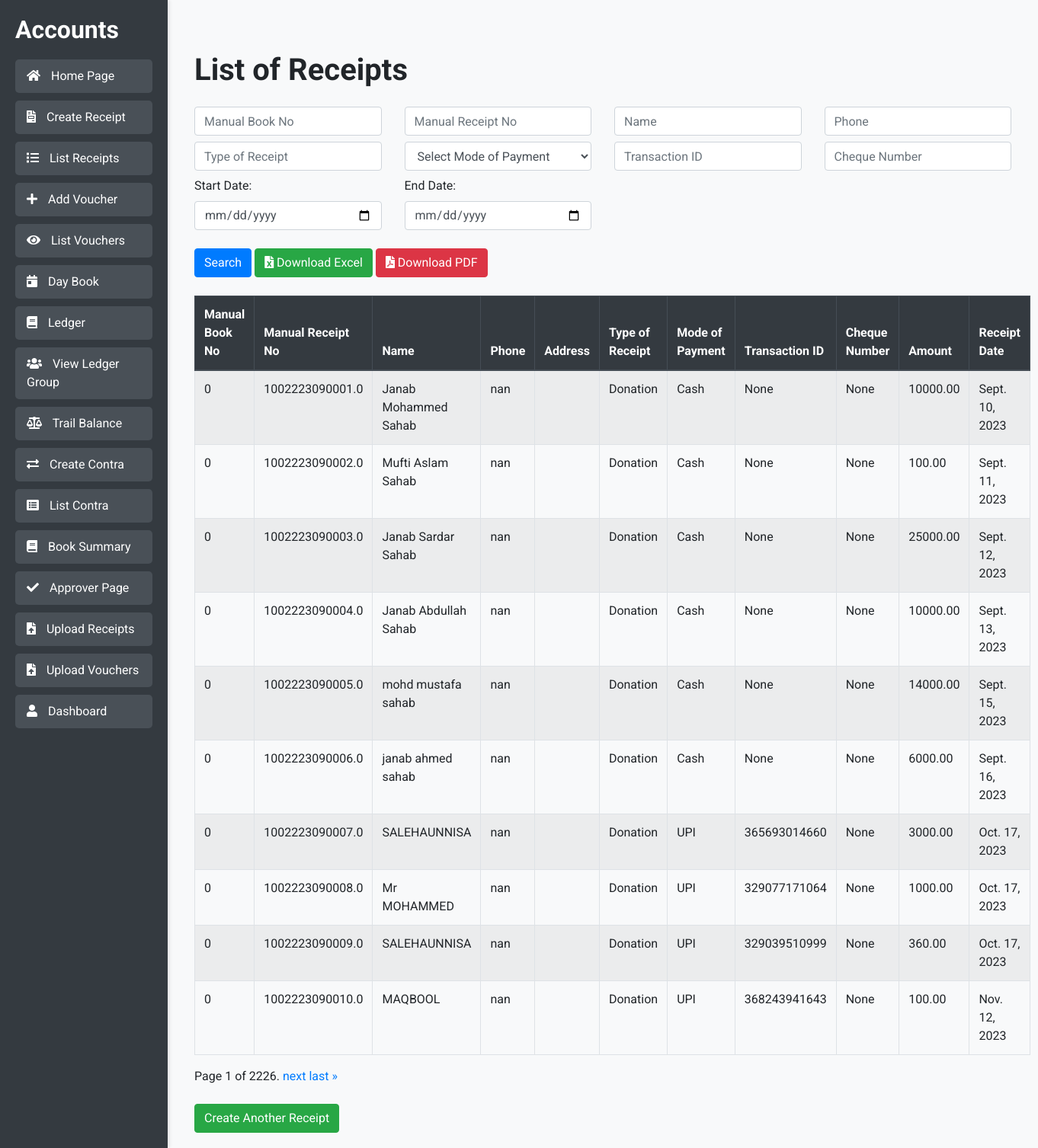
Screenshot of /list-receipts/ (signed in) with the database file from the repository.
### accounts/models.py (models this page shows)
class Receipt(models.Model):
    PAYMENT_CHOICES = [
        ('Cash', 'Cash'),
        ('UPI', 'UPI'),
        ('Bank Transfer', 'Bank Transfer'),
        ('Cheque', 'Cheque'),
    ]
    TYPE_CHOICES = [
        ('Donation', 'Donation'),
        ('Sadqa', 'Sadqa'),
        ('Zakat', 'Zakat'),
        ('Atiya', 'Atiya'),
        ('Fidiya', 'Fidiya'),
        ('Tasdeeq-Nama', 'Tasdeeq-Nama'),
        ('Isala-e-Sawab', 'Isala-e-Sawab'),
        ('Payment Return', 'Payment Return'),  # Added Payment Return
        ('Salary Return', 'Salary Return'),    # Added Salary Return
    ]
    manual_book_no = models.PositiveIntegerField(blank=True, null=True)
    manual_receipt_no = models.CharField(max_length=15, blank=True, null=True)
    name = models.CharField(max_length=100, blank=True, null=True)
    phone = models.CharField(max_length=20, blank=True, null=True)
    address = models.CharField(max_length=300, blank=True, null=True)
    type_of_receipt = models.CharField(max_length=50, choices=TYPE_CHOICES, default='Donation')
    mode_of_payment = models.CharField(max_length=20, choices=PAYMENT_CHOICES, default='Cash')
    transaction_id = models.CharField(max_length=15, blank=True, null=True)
    cheque_number = models.CharField(max_length=15, blank=True, null=True)
    amount = models.DecimalField(max_digits=10, decimal_places=2, validators=[MinValueValidator(0)])
    receipt_date = models.DateField(default=date.today)
    class Meta:
        unique_together = ('manual_book_no', 'manual_receipt_no')

### accounts/views.py (the view)
# urls.py: path('list-receipts/', views.list_receipts, name='list_receipts'),
@login_required
def list_receipts(request):
    receipts = Receipt.objects.all()
    manual_book_no = request.GET.get('manual_book_no')
    if manual_book_no:
        receipts = receipts.filter(manual_book_no__icontains=manual_book_no)
    manual_receipt_no = request.GET.get('manual_receipt_no')
    if manual_receipt_no:
        receipts = receipts.filter(manual_receipt_no__icontains=manual_receipt_no)
    name = request.GET.get('name')
    if name:
        receipts = receipts.filter(name__icontains=name)
    phone = request.GET.get('phone')
    if phone:
        receipts = receipts.filter(phone__icontains=phone)
    type_of_receipt = request.GET.get('type_of_receipt')
    if type_of_receipt:
        receipts = receipts.filter(type_of_receipt__icontains=type_of_receipt)
    mode_of_payment = request.GET.get('mode_of_payment')
    if mode_of_payment:
        receipts = receipts.filter(mode_of_payment__icontains=mode_of_payment)
    transaction_id = request.GET.get('transaction_id')
    if transaction_id:
        receipts = receipts.filter(transaction_id__icontains=transaction_id)
    cheque_number = request.GET.get('cheque_number')
    if cheque_number:
        receipts = receipts.filter(cheque_number__icontains=cheque_number)
    start_date = request.GET.get('start_date')
    end_date = request.GET.get('end_date')
    if start_date and end_date:
        receipts = receipts.filter(receipt_date__range=[start_date, end_date])
    paginator = Paginator(receipts, 10)  # Show 10 receipts per page
    page_number = request.GET.get('page')
    page_obj = paginator.get_page(page_number)
    context = {
        'page_obj': page_obj,
        'manual_book_no': manual_book_no,
        'manual_receipt_no': manual_receipt_no,
        'name': name,
        'phone': phone,
        'type_of_receipt': type_of_receipt,
        'mode_of_payment': mode_of_payment,
        'transaction_id': transaction_id,
        'cheque_number': cheque_number,
        'start_date': start_date,
        'end_date': end_date,
    }
    return render(request, 'list_receipts.html', context)

### accounts/templates/list_receipts.html (shortened to what this page needs)
{% extends 'base.html' %}
{% block content %}
<div class="container mt-5">
    <h1 class="mb-4">List of Receipts</h1>
    <form id="searchForm" method="get" class="mb-4">
        <div class="row">
            <div class="col-md-3 mb-2">
                <input type="text" name="manual_book_no" class="form-control" placeholder="Manual Book No" value="{{ request.GET.manual_book_no }}">
            </div>
            <div class="col-md-3 mb-2">
                <input type="text" name="manual_receipt_no" class="form-control" placeholder="Manual Receipt No" value="{{ request.GET.manual_receipt_no }}">
            </div>
            <div class="col-md-3 mb-2">
                <input type="text" name="name" class="form-control" placeholder="Name" value="{{ request.GET.name }}">
            </div>
            <div class="col-md-3 mb-2">
                <input type="text" name="phone" class="form-control" placeholder="Phone" value="{{ request.GET.phone }}">
            </div>
            <div class="col-md-3 mb-2">
                <input type="text" name="type_of_receipt" class="form-control" placeholder="Type of Receipt" value="{{ request.GET.type_of_receipt }}">
            </div>
            <div class="col-md-3 mb-2">
                <select name="mode_of_payment" class="form-control">
                    <option value="">Select Mode of Payment</option>
                </select>
            </div>
            <div class="col-md-3 mb-2">
                <input type="text" name="transaction_id" class="form-control" placeholder="Transaction ID" value="{{ request.GET.transaction_id }}">
            </div>
            <div class="col-md-3 mb-2">
                <input type="text" name="cheque_number" class="form-control" placeholder="Cheque Number" value="{{ request.GET.cheque_number }}">
            </div>
            <div class="col-md-3 mb-2">
                <label for="start_date" class="form-label">Start Date:</label>
                <input type="date" id="start_date" name="start_date" class="form-control" value="{{ request.GET.start_date }}">
            </div>
            <div class="col-md-3 mb-2">
                <label for="end_date" class="form-label">End Date:</label>
                <input type="date" id="end_date" name="end_date" class="form-control" value="{{ request.GET.end_date }}">
            </div>
        </div>
        <div class="mt-3">
            <button type="submit" class="btn btn-primary">Search</button>
            <button type="submit" name="download_format" value="excel" class="btn btn-success">
                <i class="fas fa-file-excel"></i> Download Excel
            </button>
            <button type="submit" name="download_format" value="pdf" class="btn btn-danger">
                <i class="fas fa-file-pdf"></i> Download PDF
            </button>
        </div>
    </form>
    <table class="table table-striped table-bordered">
        <thead class="thead-dark">
            <tr>
                <th>Manual Book No</th>
                <th>Manual Receipt No</th>
                <th>Name</th>
                <th>Phone</th>
                <th>Address</th>
                <th>Type of Receipt</th>
                <th>Mode of Payment</th>
                <th>Transaction ID</th>
                <th>Cheque Number</th>
                <th>Amount</th>
                <th>Receipt Date</th>
            </tr>
        </thead>
        <tbody>
            {% for receipt in page_obj %}
            <tr>
                <td>{{ receipt.manual_book_no }}</td>
                <td>{{ receipt.manual_receipt_no }}</td>
                <td>{{ receipt.name }}</td>
                <td>{{ receipt.phone }}</td>
                <td>{{ receipt.address }}</td>
                <td>{{ receipt.type_of_receipt }}</td>
                <td>{{ receipt.get_mode_of_payment_display }}</td>
                <td>{{ receipt.transaction_id }}</td>
                <td>{{ receipt.cheque_number }}</td>
                <td>{{ receipt.amount }}</td>
                <td>{{ receipt.receipt_date }}</td>
            </tr>
            {% empty %}
            <tr>
                <td colspan="11" class="text-center">No receipts found</td>
            </tr>
            {% endfor %}
        </tbody>
    </table>
    <div class="pagination">
        <span class="step-links">
            <span class="current">
                Page {{ page_obj.number }} of {{ page_obj.paginator.num_pages }}.
            </span>
            {% if page_obj.has_next %}
                <a href="?page={{ page_obj.next_page_number }}{% if request.GET %}&{{ request.GET.urlencode }}{% endif %}">next</a>
                <a href="?page={{ page_obj.paginator.num_pages }}{% if request.GET %}&{{ request.GET.urlencode }}{% endif %}">last &raquo;</a>
            {% endif %}
        </span>
    </div>
    <div class="mt-4">
        <a href="{% url 'create_receipt' %}" class="btn btn-success">Create Another Receipt</a>
    </div>
</div>
{% endblock %}

### accounts/templates/base.html (style rules this page uses)
body { background: #f8f9fa; font-family: 'Roboto', sans-serif; }
.main-content h1 { font-family: 'Roboto', sans-serif; font-weight: 700; margin-bottom: 20px; }

### rows the page displays
Receipt: manual_book_no "0", manual_receipt_no "1002223090001.0", name "Janab Mohammed Sahab", phone "nan", type_of_receipt "Donation", mode_of_payment "Cash", transaction_id "None", cheque_number "None", amount "10000.00", receipt_date "Sept. 10, 2023"
Receipt: manual_book_no "0", manual_receipt_no "1002223090002.0", name "Mufti Aslam Sahab", phone "nan", type_of_receipt "Donation", mode_of_payment "Cash", transaction_id "None", cheque_number "None", amount "100.00", receipt_date "Sept. 11, 2023"
Receipt: manual_book_no "0", manual_receipt_no "1002223090003.0", name "Janab Sardar Sahab", phone "nan", type_of_receipt "Donation", mode_of_payment "Cash", transaction_id "None", cheque_number "None", amount "25000.00", receipt_date "Sept. 12, 2023"
Receipt: manual_book_no "0", manual_receipt_no "1002223090004.0", name "Janab Abdullah Sahab", phone "nan", type_of_receipt "Donation", mode_of_payment "Cash", transaction_id "None", cheque_number "None", amount "10000.00", receipt_date "Sept. 13, 2023"
Receipt: manual_book_no "0", manual_receipt_no "1002223090005.0", name "mohd mustafa sahab", phone "nan", type_of_receipt "Donation", mode_of_payment "Cash", transaction_id "None", cheque_number "None", amount "14000.00", receipt_date "Sept. 15, 2023"
Receipt: manual_book_no "0", manual_receipt_no "1002223090006.0", name "janab ahmed sahab", phone "nan", type_of_receipt "Donation", mode_of_payment "Cash", transaction_id "None", cheque_number "None", amount "6000.00", receipt_date "Sept. 16, 2023"
Receipt: manual_book_no "0", manual_receipt_no "1002223090007.0", name "SALEHAUNNISA", phone "nan", type_of_receipt "Donation", mode_of_payment "UPI", transaction_id "365693014660", cheque_number "None", amount "3000.00", receipt_date "Oct. 17, 2023"
Receipt: manual_book_no "0", manual_receipt_no "1002223090008.0", name "Mr MOHAMMED", phone "nan", type_of_receipt "Donation", mode_of_payment "UPI", transaction_id "329077171064", cheque_number "None", amount "1000.00", receipt_date "Oct. 17, 2023"
Receipt: manual_book_no "0", manual_receipt_no "1002223090009.0", name "SALEHAUNNISA", phone "nan", type_of_receipt "Donation", mode_of_payment "UPI", transaction_id "329039510999", cheque_number "None", amount "360.00", receipt_date "Oct. 17, 2023"
Receipt: manual_book_no "0", manual_receipt_no "1002223090010.0", name "MAQBOOL", phone "nan", type_of_receipt "Donation", mode_of_payment "UPI", transaction_id "368243941643", cheque_number "None", amount "100.00", receipt_date "Nov. 12, 2023"

### other values shown
{{ page_obj.number }} "1"
{{ page_obj.paginator.num_pages }} "2226"
